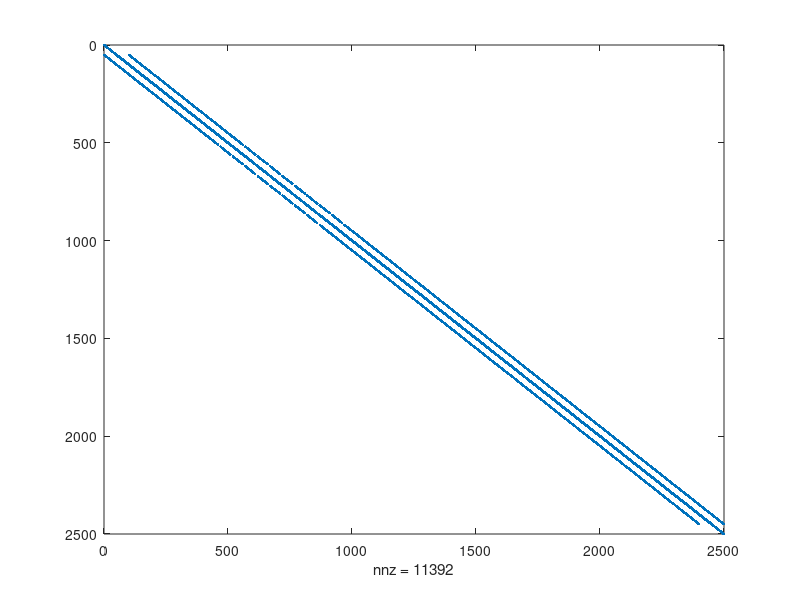
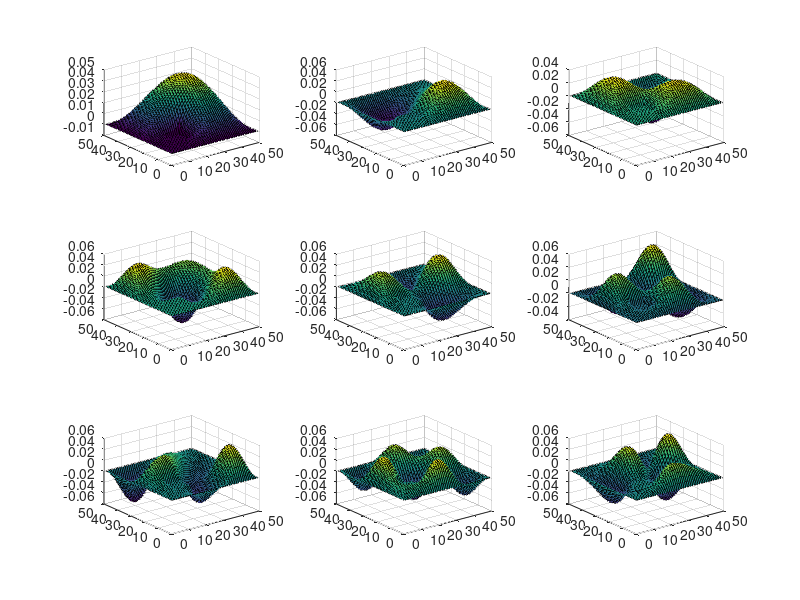

The MATLAB source for these figures, in order:
% ELEC4700 PA3
% Huanyu Liu

nx=50;
ny=50;
k=nx*ny;
G=sparse(k,k);

for i=1:nx
    for j=1:ny
        n = j + (i-1)*ny;
        nxm = j + (i-2)*ny;
        nxp = j + i*ny;
        nym = j-1+(i-1)*ny;
        nyp = j+1+(i-1)*ny;
        if i == 1 || i == nx
            G(n,n)=1;
        elseif j==1 || j==ny
            G(n,n)= 1;
        elseif i>10 && i<20 && j>10 && j<20
            G(n,n)=-2;
        else
            G(n,n)=-4;
            G(n,nxp)=1;
            G(n,nxm)=1;
            G(n,nym)=1;
            G(n,nyp)=1;
        end
    end
end
figure(1)
spy(G);
hold on
[E,D]=eigs(G,9,'SM');
evalue=zeros(1,9);

t1=reshape(E(:,1),nx,ny);
t2=reshape(E(:,2),nx,ny);
t3=reshape(E(:,3),nx,ny);
t4=reshape(E(:,4),nx,ny);
t5=reshape(E(:,5),nx,ny);
t6=reshape(E(:,6),nx,ny);
t7=reshape(E(:,7),nx,ny);
t8=reshape(E(:,8),nx,ny);
t9=reshape(E(:,9),nx,ny);

[X,Y]=meshgrid(1:1:50,1:1:50);
figure(2)
subplot(3,3,1),surf(X,Y,t1);
subplot(3,3,2),surf(X,Y,t2);
subplot(3,3,3),surf(X,Y,t3);
subplot(3,3,4),surf(X,Y,t4);
subplot(3,3,5),surf(X,Y,t5);
subplot(3,3,6),surf(X,Y,t6);
subplot(3,3,7),surf(X,Y,t7);
subplot(3,3,8),surf(X,Y,t8);
subplot(3,3,9),surf(X,Y,t9);
hold on
